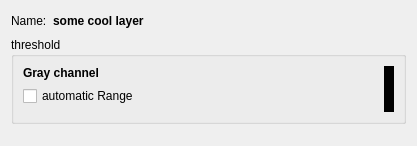
<?xml version="1.0" encoding="UTF-8"?>
<ui version="4.0">
 <class>Dialog</class>
 <widget class="QDialog" name="Dialog">
  <property name="geometry">
   <rect>
    <x>0</x>
    <y>0</y>
    <width>417</width>
    <height>146</height>
   </rect>
  </property>
  <property name="windowTitle">
   <string>Dialog</string>
  </property>
  <layout class="QVBoxLayout" name="verticalLayout_6">
   <item>
    <layout class="QHBoxLayout" name="horizontalLayout_5">
     <item>
      <widget class="QLabel" name="label">
       <property name="text">
        <string>Name:</string>
       </property>
      </widget>
     </item>
     <item>
      <widget class="QLabel" name="_layerLabel">
       <property name="text">
        <string>&lt;b&gt;some cool layer&lt;/b&gt;</string>
       </property>
      </widget>
     </item>
     <item>
      <spacer name="horizontalSpacer">
       <property name="orientation">
        <enum>Qt::Horizontal</enum>
       </property>
       <property name="sizeHint" stdset="0">
        <size>
         <width>40</width>
         <height>20</height>
        </size>
       </property>
      </spacer>
     </item>
    </layout>
   </item>
   <item>
    <widget class="QGroupBox" name="_thresholdsGroup">
     <property name="title">
      <string>threshold</string>
     </property>
     <layout class="QVBoxLayout" name="verticalLayout_5">
      <item>
       <widget class="QWidget" name="abc" native="true">
        <property name="sizePolicy">
         <sizepolicy hsizetype="Preferred" vsizetype="Minimum">
          <horstretch>0</horstretch>
          <verstretch>0</verstretch>
         </sizepolicy>
        </property>
        <layout class="QHBoxLayout" name="horizontalLayout">
         <property name="margin">
          <number>0</number>
         </property>
         <item>
          <layout class="QVBoxLayout" name="verticalLayout">
           <item>
            <widget class="QLabel" name="label_2">
             <property name="text">
              <string>&lt;!DOCTYPE HTML PUBLIC &quot;-//W3C//DTD HTML 4.0//EN&quot; &quot;http://www.w3.org/TR/REC-html40/strict.dtd&quot;&gt;
&lt;html&gt;&lt;head&gt;&lt;meta name=&quot;qrichtext&quot; content=&quot;1&quot; /&gt;&lt;style type=&quot;text/css&quot;&gt;
p, li { white-space: pre-wrap; }
&lt;/style&gt;&lt;/head&gt;&lt;body style=&quot; font-family:'Sans Serif'; font-size:9pt; font-weight:400; font-style:normal;&quot;&gt;
&lt;p style=&quot; margin-top:0px; margin-bottom:0px; margin-left:0px; margin-right:0px; -qt-block-indent:0; text-indent:0px;&quot;&gt;&lt;span style=&quot; font-weight:600;&quot;&gt;Gray channel&lt;/span&gt;&lt;/p&gt;&lt;/body&gt;&lt;/html&gt;</string>
             </property>
            </widget>
           </item>
           <item>
            <widget class="QCheckBox" name="grayAutoRange">
             <property name="text">
              <string>automatic Range</string>
             </property>
            </widget>
           </item>
           <item>
            <widget class="ThresholdingWidget" name="grayChannelThresholdingWidget" native="true"/>
           </item>
          </layout>
         </item>
         <item>
          <widget class="QWidget" name="widget" native="true">
           <property name="sizePolicy">
            <sizepolicy hsizetype="Fixed" vsizetype="Preferred">
             <horstretch>0</horstretch>
             <verstretch>0</verstretch>
            </sizepolicy>
           </property>
           <property name="minimumSize">
            <size>
             <width>10</width>
             <height>0</height>
            </size>
           </property>
           <property name="styleSheet">
            <string notr="true">background: black</string>
           </property>
          </widget>
         </item>
        </layout>
       </widget>
      </item>
     </layout>
    </widget>
   </item>
   <item>
    <spacer name="verticalSpacer">
     <property name="orientation">
      <enum>Qt::Vertical</enum>
     </property>
     <property name="sizeHint" stdset="0">
      <size>
       <width>20</width>
       <height>2</height>
      </size>
     </property>
    </spacer>
   </item>
  </layout>
 </widget>
 <customwidgets>
  <customwidget>
   <class>ThresholdingWidget</class>
   <extends>QWidget</extends>
   <header>volumina.widgets.thresholdingWidget</header>
  </customwidget>
 </customwidgets>
 <resources/>
 <connections/>
</ui>
